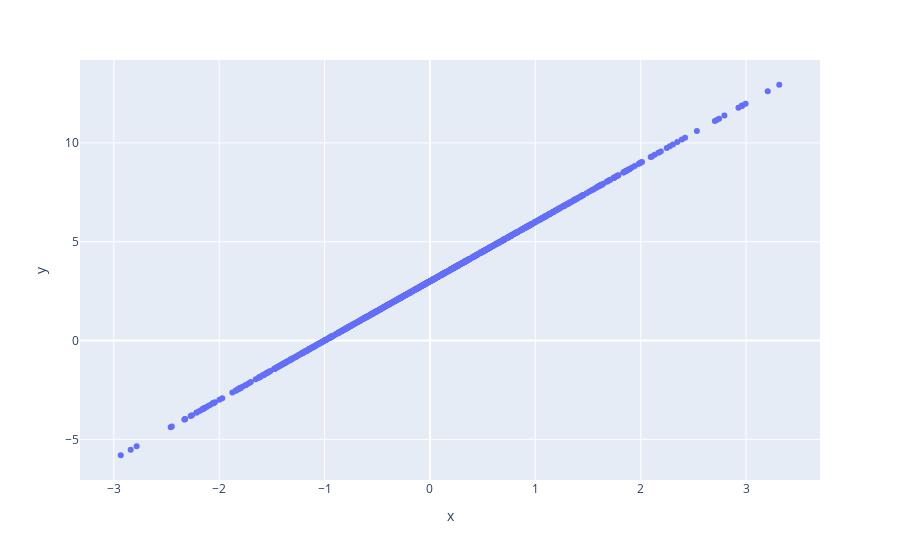

The notebook cell this image was saved under:
### Code cell
px.scatter(x=x_important, y=ys[:, 0])

### Figure 1 — Plotly figure (JSON) as saved in the notebook; plotly's stock layout.template omitted (floating-point values rounded to 4 significant figures; data arrays with more than 128 entries replaced by an {"elided": "..."} marker saying what was removed)
{"data": [{"hovertemplate": "x=%{x}<br>y=%{y}<extra></extra>", "legendgroup": "", "marker": {"color": "#636efa", "symbol": "circle"}, "mode": "markers", "name": "", "orientation": "v", "showlegend": false, "type": "scatter", "x": {"elided": "1000 float values"}, "xaxis": "x", "y": {"elided": "1000 float values"}, "yaxis": "y"}], "layout": {"legend": {"tracegroupgap": 0}, "margin": {"t": 60}, "xaxis": {"anchor": "y", "domain": [0, 1], "title": {"text": "x"}}, "yaxis": {"anchor": "x", "domain": [0, 1], "title": {"text": "y"}}}}
